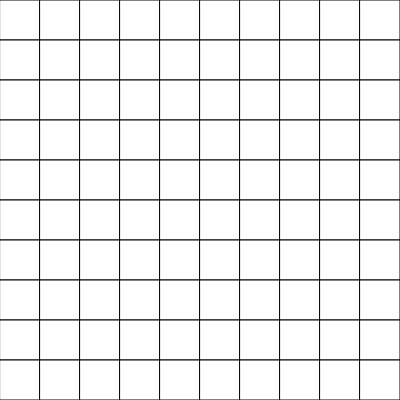
Frame 1 (no input)
Frame 60 (no input): identical to frame 1, image omitted
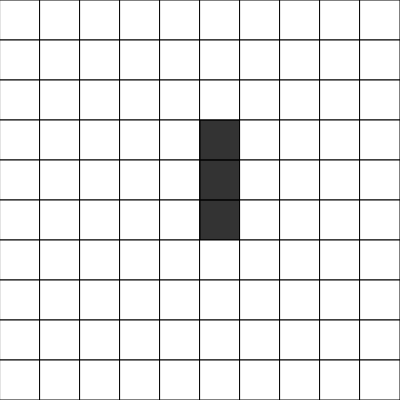
Frame 120 (the mouse pressed at the canvas centre since frame 60)

The p5.js sketch that drew these frames (run headless with seeded random() and noise() and a simulated clock; from frame 60 on, the mouse is pressed at the canvas centre):

// p5.js sketch
// ── sketch.js
let cells = [];
let SIZE = 400;

function createBoard(size) {
  const squareLength = size / 10;
  for (let i = 0; i < 10; i++) {
    for (let j = 0; j < 10; j++) {
      const x = i * squareLength;
      const y = j * squareLength;

      let cell = new Cell(x, y, i, j, false);
      cells.push(cell);
    }
  }
}

function calculateBoard() {
  // for all ship sizes
  //
}

function placeShip() {
  cells[10 * 5 + 3].setShip();
  cells[10 * 5 + 4].setShip();
  cells[10 * 5 + 5].setShip();
}

function setup() {
  createCanvas(SIZE, SIZE);
  createBoard(SIZE);
}

function draw() {
  background(51);
  for (let cell of cells) {
    cell.show();
  }
}

function mousePressed() {
  placeShip();
  for (let cell of cells) {
    if (cell.mouseInside(mouseX, mouseY)) {
      console.log(`CELL ${cell.i}, ${cell.j}`);
      cell.pressed();
      break;
    }
  }
}

// ── Cell.js
class Cell {
  constructor(x, y, i, j, selected, ship, probVal) {
    this.x = x;
    this.y = y;
    this.i = i;
    this.j = j;
    this.selected = selected;
    this.ship = false;
    this.count = 0;
    this.probVal = 0;
  }

  show() {
    if (this.selected && this.count % 3 == 1) {
      fill(0, 255, 0);
    } else if (this.selected && this.count % 3 == 2) {
      fill(255, 0, 0);
    } else {
      fill(255);
    }

    if (this.ship) {
      fill(50, 20);
    }
    rect(this.x, this.y, SIZE / 10, SIZE / 10);
  }

  mouseInside(px, py) {
    return (
      px > this.x &&
      px < this.x + SIZE / 10 &&
      py > this.y &&
      py < this.y + SIZE / 10
    );
  }

  pressed() {
    this.selected = true;
    this.count++;
  }

  setShip() {
    this.ship = true;
  }
}
